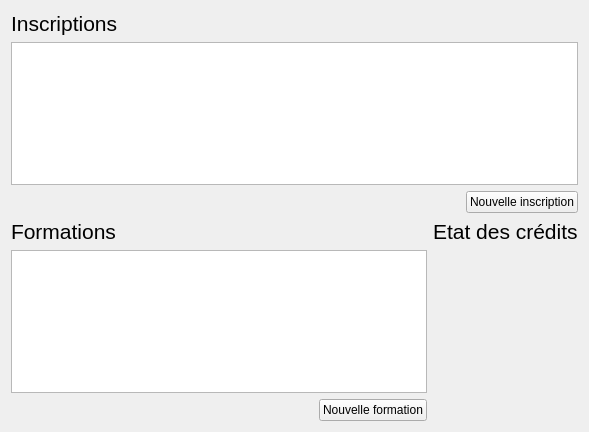
<?xml version="1.0" encoding="UTF-8"?>
<ui version="4.0">
 <class>FenDossier</class>
 <widget class="QWidget" name="FenDossier">
  <property name="geometry">
   <rect>
    <x>0</x>
    <y>0</y>
    <width>589</width>
    <height>432</height>
   </rect>
  </property>
  <property name="windowTitle">
   <string>Form</string>
  </property>
  <layout class="QVBoxLayout" name="verticalLayout_3">
   <item>
    <layout class="QVBoxLayout" name="verticalLayout_2">
     <item>
      <widget class="QLabel" name="label_2">
       <property name="sizePolicy">
        <sizepolicy hsizetype="Preferred" vsizetype="Maximum">
         <horstretch>0</horstretch>
         <verstretch>0</verstretch>
        </sizepolicy>
       </property>
       <property name="styleSheet">
        <string notr="true">font: 16pt;</string>
       </property>
       <property name="text">
        <string>Inscriptions</string>
       </property>
      </widget>
     </item>
     <item>
      <widget class="QTableView" name="inscriptions">
       <property name="sizePolicy">
        <sizepolicy hsizetype="Expanding" vsizetype="Maximum">
         <horstretch>0</horstretch>
         <verstretch>0</verstretch>
        </sizepolicy>
       </property>
       <property name="editTriggers">
        <set>QAbstractItemView::NoEditTriggers</set>
       </property>
       <property name="alternatingRowColors">
        <bool>false</bool>
       </property>
       <property name="selectionMode">
        <enum>QAbstractItemView::SingleSelection</enum>
       </property>
       <property name="selectionBehavior">
        <enum>QAbstractItemView::SelectRows</enum>
       </property>
       <attribute name="verticalHeaderVisible">
        <bool>false</bool>
       </attribute>
      </widget>
     </item>
     <item alignment="Qt::AlignRight">
      <widget class="QPushButton" name="ajouterInscription">
       <property name="text">
        <string>Nouvelle inscription</string>
       </property>
      </widget>
     </item>
    </layout>
   </item>
   <item>
    <layout class="QHBoxLayout" name="horizontalLayout">
     <item>
      <layout class="QVBoxLayout" name="verticalLayout_4">
       <item>
        <widget class="QLabel" name="label_3">
         <property name="sizePolicy">
          <sizepolicy hsizetype="Preferred" vsizetype="Maximum">
           <horstretch>0</horstretch>
           <verstretch>0</verstretch>
          </sizepolicy>
         </property>
         <property name="styleSheet">
          <string notr="true">font: 16pt;</string>
         </property>
         <property name="text">
          <string>Formations</string>
         </property>
        </widget>
       </item>
       <item>
        <widget class="QTableView" name="inscriptions_2">
         <property name="sizePolicy">
          <sizepolicy hsizetype="Expanding" vsizetype="Maximum">
           <horstretch>0</horstretch>
           <verstretch>0</verstretch>
          </sizepolicy>
         </property>
         <property name="editTriggers">
          <set>QAbstractItemView::NoEditTriggers</set>
         </property>
         <property name="alternatingRowColors">
          <bool>false</bool>
         </property>
         <property name="selectionMode">
          <enum>QAbstractItemView::SingleSelection</enum>
         </property>
         <property name="selectionBehavior">
          <enum>QAbstractItemView::SelectRows</enum>
         </property>
         <attribute name="verticalHeaderVisible">
          <bool>false</bool>
         </attribute>
        </widget>
       </item>
       <item alignment="Qt::AlignRight">
        <widget class="QPushButton" name="ajouterInscription_2">
         <property name="text">
          <string>Nouvelle formation</string>
         </property>
        </widget>
       </item>
      </layout>
     </item>
     <item>
      <layout class="QVBoxLayout" name="verticalLayout">
       <item>
        <widget class="QLabel" name="label">
         <property name="sizePolicy">
          <sizepolicy hsizetype="Preferred" vsizetype="Maximum">
           <horstretch>0</horstretch>
           <verstretch>0</verstretch>
          </sizepolicy>
         </property>
         <property name="styleSheet">
          <string notr="true">font: 16pt;</string>
         </property>
         <property name="text">
          <string>Etat des crédits</string>
         </property>
        </widget>
       </item>
       <item>
        <widget class="QWidget" name="formations" native="true"/>
       </item>
      </layout>
     </item>
    </layout>
   </item>
  </layout>
 </widget>
 <resources/>
 <connections/>
</ui>
